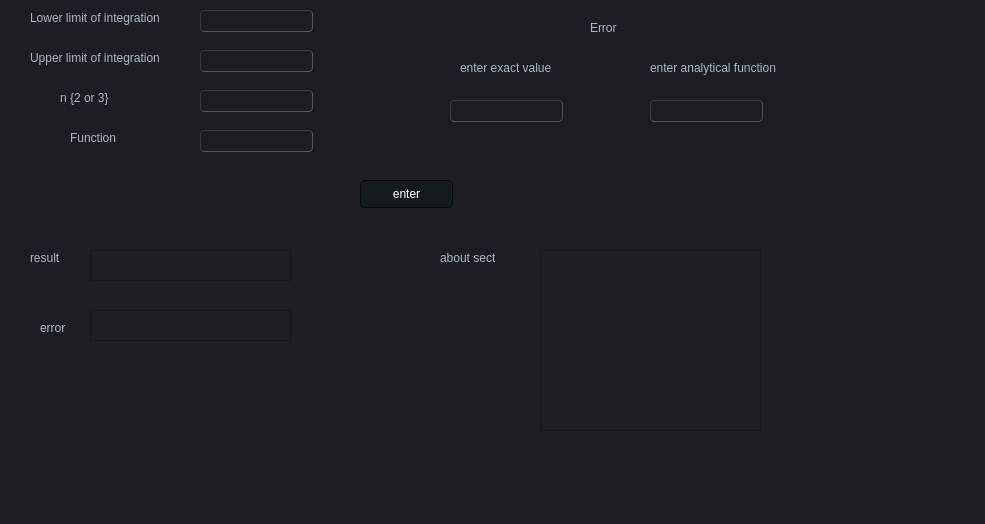
<?xml version="1.0" encoding="UTF-8"?>
<ui version="4.0">
 <class>Dialog</class>
 <widget class="QDialog" name="Dialog">
  <property name="geometry">
   <rect>
    <x>0</x>
    <y>0</y>
    <width>985</width>
    <height>524</height>
   </rect>
  </property>
  <property name="windowTitle">
   <string>Guass</string>
  </property>
  <property name="styleSheet">
   <string notr="true">/*
Material Dark Style Sheet for QT Applications
Author: Jaime A. Quiroga P.
Inspired on https://github.com/jxfwinter/qt-material-stylesheet
Company: GTRONICK
Last updated: 04/12/2018, 15:00.
Available at: https://github.com/GTRONICK/QSS/blob/master/MaterialDark.qss
*/
QMainWindow {
	background-color:#1e1d23;
}
QDialog {
	background-color:#1e1d23;
}
QColorDialog {
	background-color:#1e1d23;
}
QTextEdit {
	background-color:#1e1d23;
	color: #a9b7c6;
}
QPlainTextEdit {
	selection-background-color:#007b50;
	background-color:#1e1d23;
	border-style: solid;
	border-top-color: transparent;
	border-right-color: transparent;
	border-left-color: transparent;
	border-bottom-color: transparent;
	border-width: 1px;
	color: #a9b7c6;
}

QToolButton {
	border-style: solid;
	border-top-color: transparent;
	border-right-color: transparent;
	border-left-color: transparent;
	border-bottom-color: #04b97f;
	border-bottom-width: 1px;
	border-style: solid;
	color: #a9b7c6;
	padding: 2px;
	background-color: #1e1d23;
}
QToolButton:hover{
	border-style: solid;
	border-top-color: transparent;
	border-right-color: transparent;
	border-left-color: transparent;
	border-bottom-color: #37efba;
	border-bottom-width: 2px;
	border-style: solid;
	color: #FFFFFF;
	padding-bottom: 1px;
	background-color: #1e1d23;
}

QLineEdit {
	border-width: 1px; border-radius: 4px;
	border-color: rgb(58, 58, 58);
	border-style: inset;
	padding: 0 8px;
	color: #a9b7c6;
	background:#1e1d23;
	selection-background-color:#007b50;
	selection-color: #FFFFFF;
}
QLabel {
	color: #a9b7c6;
}
QLCDNumber {
	color: #37e6b4;
}
QProgressBar {
	text-align: center;
	color: rgb(240, 240, 240);
	border-width: 1px;
	border-radius: 10px;
	border-color: rgb(58, 58, 58);
	border-style: inset;
	background-color:#1e1d23;
}
QProgressBar::chunk {
	background-color: #04b97f;
	border-radius: 5px;
}
QMenuBar {
	background-color: #1e1d23;
}
QMenuBar::item {
	color: #a9b7c6;
  	spacing: 3px;
  	padding: 1px 4px;
  	background: #1e1d23;
}

QMenuBar::item:selected {
  	background:#1e1d23;
	color: #FFFFFF;
}
QMenu::item:selected {
	border-style: solid;
	border-top-color: transparent;
	border-right-color: transparent;
	border-left-color: #04b97f;
	border-bottom-color: transparent;
	border-left-width: 2px;
	color: #FFFFFF;
	padding-left:15px;
	padding-top:4px;
	padding-bottom:4px;
	padding-right:7px;
	background-color: #1e1d23;
}
QMenu::item {
	border-style: solid;
	border-top-color: transparent;
	border-right-color: transparent;
	border-left-color: transparent;
	border-bottom-color: transparent;
	border-bottom-width: 1px;
	border-style: solid;
	color: #a9b7c6;
	padding-left:17px;
	padding-top:4px;
	padding-bottom:4px;
	padding-right:7px;
	background-color: #1e1d23;
}
QMenu{
	background-color:#1e1d23;
}
QTabWidget {
	color:rgb(0,0,0);
	background-color:#1e1d23;
}
QTabWidget::pane {
		border-color: rgb(77,77,77);
		background-color:#1e1d23;
		border-style: solid;
		border-width: 1px;
    	border-radius: 6px;
}
QTabBar::tab {
	border-style: solid;
	border-top-color: transparent;
	border-right-color: transparent;
	border-left-color: transparent;
	border-bottom-color: transparent;
	border-bottom-width: 1px;
	border-style: solid;
	color: #808086;
	padding: 3px;
	margin-left:3px;
	background-color: #1e1d23;
}
QTabBar::tab:selected, QTabBar::tab:last:selected, QTabBar::tab:hover {
  	border-style: solid;
	border-top-color: transparent;
	border-right-color: transparent;
	border-left-color: transparent;
	border-bottom-color: #04b97f;
	border-bottom-width: 2px;
	border-style: solid;
	color: #FFFFFF;
	padding-left: 3px;
	padding-bottom: 2px;
	margin-left:3px;
	background-color: #1e1d23;
}

QCheckBox {
	color: #a9b7c6;
	padding: 2px;
}
QCheckBox:disabled {
	color: #808086;
	padding: 2px;
}

QCheckBox:hover {
	border-radius:4px;
	border-style:solid;
	padding-left: 1px;
	padding-right: 1px;
	padding-bottom: 1px;
	padding-top: 1px;
	border-width:1px;
	border-color: rgb(87, 97, 106);
	background-color:#1e1d23;
}
QCheckBox::indicator:checked {

	height: 10px;
	width: 10px;
	border-style:solid;
	border-width: 1px;
	border-color: #04b97f;
	color: #a9b7c6;
	background-color: #04b97f;
}
QCheckBox::indicator:unchecked {

	height: 10px;
	width: 10px;
	border-style:solid;
	border-width: 1px;
	border-color: #04b97f;
	color: #a9b7c6;
	background-color: transparent;
}
QRadioButton {
	color: #a9b7c6;
	background-color: #1e1d23;
	padding: 1px;
}
QRadioButton::indicator:checked {
	height: 10px;
	width: 10px;
	border-style:solid;
	border-radius:5px;
	border-width: 1px;
	border-color: #04b97f;
	color: #a9b7c6;
	background-color: #04b97f;
}
QRadioButton::indicator:!checked {
	height: 10px;
	width: 10px;
	border-style:solid;
	border-radius:5px;
	border-width: 1px;
	border-color: #04b97f;
	color: #a9b7c6;
	background-color: transparent;
}
QStatusBar {
	color:#027f7f;
}
QSpinBox {
	color: #a9b7c6;
	background-color: #1e1d23;
}
QDoubleSpinBox {
	color: #a9b7c6;
	background-color: #1e1d23;
}
QTimeEdit {
	color: #a9b7c6;
	background-color: #1e1d23;
}
QDateTimeEdit {
	color: #a9b7c6;
	background-color: #1e1d23;
}
QDateEdit {
	color: #a9b7c6;
	background-color: #1e1d23;
}
QComboBox {
	color: #a9b7c6;
	background: #1e1d23;
}
QComboBox:editable {
	background: #1e1d23;
	color: #a9b7c6;
	selection-background-color: #1e1d23;
}
QComboBox QAbstractItemView {
	color: #a9b7c6;
	background: #1e1d23;
	selection-color: #FFFFFF;
	selection-background-color: #1e1d23;
}
QComboBox:!editable:on, QComboBox::drop-down:editable:on {
	color: #a9b7c6;
	background: #1e1d23;
}
QFontComboBox {
	color: #a9b7c6;
	background-color: #1e1d23;
}
QToolBox {
	color: #a9b7c6;
	background-color: #1e1d23;
}
QToolBox::tab {
	color: #a9b7c6;
	background-color: #1e1d23;
}
QToolBox::tab:selected {
	color: #FFFFFF;
	background-color: #1e1d23;
}
QScrollArea {
	color: #FFFFFF;
	background-color: #1e1d23;
}
QSlider::groove:horizontal {
	height: 5px;
	background: #04b97f;
}
QSlider::groove:vertical {
	width: 5px;
	background: #04b97f;
}
QSlider::handle:horizontal {
	background: qlineargradient(x1:0, y1:0, x2:1, y2:1, stop:0 #b4b4b4, stop:1 #8f8f8f);
	border: 1px solid #5c5c5c;
	width: 14px;
	margin: -5px 0;
	border-radius: 7px;
}
QSlider::handle:vertical {
	background: qlineargradient(x1:1, y1:1, x2:0, y2:0, stop:0 #b4b4b4, stop:1 #8f8f8f);
	border: 1px solid #5c5c5c;
	height: 14px;
	margin: 0 -5px;
	border-radius: 7px;
}
QSlider::add-page:horizontal {
    background: white;
}
QSlider::add-page:vertical {
    background: white;
}
QSlider::sub-page:horizontal {
    background: #04b97f;
}
QSlider::sub-page:vertical {
    background: #04b97f;
}
/*split*/
QPushButton{
	border-style: solid;
	border-color: #050a0e;
	border-width: 1px;
	border-radius: 5px;
	color: #d3dae3;
	padding: 2px;
	background-color: #100E19;
}
QPushButton::default{
	border-style: solid;
	border-color: #050a0e;
	border-width: 1px;
	border-radius: 5px;
	color: #FFFFFF;
	padding: 2px;
	background-color: #151a1e;
}
QPushButton:hover{
	border-style: solid;
	border-top-color: qlineargradient(spread:pad, x1:0, y1:1, x2:1, y2:1, stop:0 #C0DB50, stop:0.4 #C0DB50, stop:0.5 #100E19, stop:1 #100E19);
    border-bottom-color: qlineargradient(spread:pad, x1:0, y1:1, x2:1, y2:1, stop:0 #100E19, stop:0.5 #100E19, stop:0.6 #C0DB50, stop:1 #C0DB50);
    border-left-color: qlineargradient(spread:pad, x1:0, y1:0, x2:0, y2:1, stop:0 #C0DB50, stop:0.3 #C0DB50, stop:0.7 #100E19, stop:1 #100E19);
    border-right-color: qlineargradient(spread:pad, x1:0, y1:1, x2:0, y2:0, stop:0 #C0DB50, stop:0.3 #C0DB50, stop:0.7 #100E19, stop:1 #100E19);
	border-width: 2px;
    border-radius: 1px;
	color: #d3dae3;
	padding: 2px;
}
QPushButton:pressed{
	border-style: solid;
	border-top-color: qlineargradient(spread:pad, x1:0, y1:1, x2:1, y2:1, stop:0 #d33af1, stop:0.4 #d33af1, stop:0.5 #100E19, stop:1 #100E19);
    border-bottom-color: qlineargradient(spread:pad, x1:0, y1:1, x2:1, y2:1, stop:0 #100E19, stop:0.5 #100E19, stop:0.6 #d33af1, stop:1 #d33af1);
    border-left-color: qlineargradient(spread:pad, x1:0, y1:0, x2:0, y2:1, stop:0 #d33af1, stop:0.3 #d33af1, stop:0.7 #100E19, stop:1 #100E19);
    border-right-color: qlineargradient(spread:pad, x1:0, y1:1, x2:0, y2:0, stop:0 #d33af1, stop:0.3 #d33af1, stop:0.7 #100E19, stop:1 #100E19);
	border-width: 2px;
    border-radius: 1px;
	color: #d3dae3;
	padding: 2px;
}

QStackedWidget {
    background-color: #1e1d23;
    border: 1px solid rgb(77, 77, 77);
    border-radius: 6px;
}

QStackedWidget {
    background-color: #1e1d23;
    border: 1px solid rgb(77, 77, 77);
    border-radius: 6px;
}

QStackedWidget::widget {
    padding: 6px;
}

QStackedWidget::widget:selected {
    background-color: #1e1d23;
    border-bottom: 2px solid #04b97f;
}

QStackedWidget::widget:hover {
    border-bottom: 1px solid #04b97f;
}
</string>
  </property>
  <widget class="QLabel" name="label">
   <property name="geometry">
    <rect>
     <x>30</x>
     <y>10</y>
     <width>151</width>
     <height>16</height>
    </rect>
   </property>
   <property name="text">
    <string>Lower limit of integration</string>
   </property>
  </widget>
  <widget class="QLabel" name="label_2">
   <property name="geometry">
    <rect>
     <x>30</x>
     <y>50</y>
     <width>151</width>
     <height>16</height>
    </rect>
   </property>
   <property name="text">
    <string>Upper limit of integration</string>
   </property>
  </widget>
  <widget class="QLabel" name="label_3">
   <property name="geometry">
    <rect>
     <x>60</x>
     <y>90</y>
     <width>71</width>
     <height>16</height>
    </rect>
   </property>
   <property name="text">
    <string>n {2 or 3}</string>
   </property>
  </widget>
  <widget class="QLabel" name="label_4">
   <property name="geometry">
    <rect>
     <x>70</x>
     <y>130</y>
     <width>61</width>
     <height>16</height>
    </rect>
   </property>
   <property name="text">
    <string>Function</string>
   </property>
  </widget>
  <widget class="QLineEdit" name="lineEdit">
   <property name="geometry">
    <rect>
     <x>200</x>
     <y>10</y>
     <width>113</width>
     <height>22</height>
    </rect>
   </property>
  </widget>
  <widget class="QLineEdit" name="lineEdit_2">
   <property name="geometry">
    <rect>
     <x>200</x>
     <y>50</y>
     <width>113</width>
     <height>22</height>
    </rect>
   </property>
  </widget>
  <widget class="QLineEdit" name="lineEdit_3">
   <property name="geometry">
    <rect>
     <x>200</x>
     <y>90</y>
     <width>113</width>
     <height>22</height>
    </rect>
   </property>
  </widget>
  <widget class="QLineEdit" name="lineEdit_4">
   <property name="geometry">
    <rect>
     <x>200</x>
     <y>130</y>
     <width>113</width>
     <height>22</height>
    </rect>
   </property>
  </widget>
  <widget class="QPushButton" name="pushButton">
   <property name="geometry">
    <rect>
     <x>360</x>
     <y>180</y>
     <width>93</width>
     <height>28</height>
    </rect>
   </property>
   <property name="text">
    <string>enter</string>
   </property>
  </widget>
  <widget class="QLabel" name="label_5">
   <property name="geometry">
    <rect>
     <x>590</x>
     <y>20</y>
     <width>55</width>
     <height>16</height>
    </rect>
   </property>
   <property name="text">
    <string>Error</string>
   </property>
  </widget>
  <widget class="QLabel" name="label_6">
   <property name="geometry">
    <rect>
     <x>460</x>
     <y>60</y>
     <width>111</width>
     <height>16</height>
    </rect>
   </property>
   <property name="text">
    <string>enter exact value</string>
   </property>
  </widget>
  <widget class="QLabel" name="label_7">
   <property name="geometry">
    <rect>
     <x>650</x>
     <y>60</y>
     <width>151</width>
     <height>16</height>
    </rect>
   </property>
   <property name="text">
    <string>enter analytical function</string>
   </property>
  </widget>
  <widget class="QLineEdit" name="lineEdit_5">
   <property name="geometry">
    <rect>
     <x>450</x>
     <y>100</y>
     <width>113</width>
     <height>22</height>
    </rect>
   </property>
  </widget>
  <widget class="QLineEdit" name="lineEdit_6">
   <property name="geometry">
    <rect>
     <x>650</x>
     <y>100</y>
     <width>113</width>
     <height>22</height>
    </rect>
   </property>
  </widget>
  <widget class="QLabel" name="label_8">
   <property name="geometry">
    <rect>
     <x>30</x>
     <y>250</y>
     <width>55</width>
     <height>16</height>
    </rect>
   </property>
   <property name="text">
    <string>result</string>
   </property>
  </widget>
  <widget class="QLabel" name="label_9">
   <property name="geometry">
    <rect>
     <x>40</x>
     <y>320</y>
     <width>55</width>
     <height>16</height>
    </rect>
   </property>
   <property name="text">
    <string>error</string>
   </property>
  </widget>
  <widget class="QLabel" name="label_10">
   <property name="geometry">
    <rect>
     <x>440</x>
     <y>250</y>
     <width>55</width>
     <height>16</height>
    </rect>
   </property>
   <property name="text">
    <string>about section</string>
   </property>
  </widget>
  <widget class="QTextBrowser" name="textBrowser">
   <property name="geometry">
    <rect>
     <x>90</x>
     <y>250</y>
     <width>201</width>
     <height>31</height>
    </rect>
   </property>
  </widget>
  <widget class="QTextBrowser" name="textBrowser_2">
   <property name="geometry">
    <rect>
     <x>540</x>
     <y>250</y>
     <width>221</width>
     <height>181</height>
    </rect>
   </property>
  </widget>
  <widget class="QTextBrowser" name="textBrowser_3">
   <property name="geometry">
    <rect>
     <x>90</x>
     <y>310</y>
     <width>201</width>
     <height>31</height>
    </rect>
   </property>
  </widget>
 </widget>
 <resources/>
 <connections/>
</ui>
